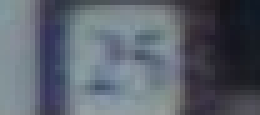
#> input picture Samples/3.png, 52 x 23 px (shown 5 times larger)
$ python mser_plot.py   (older library calls are emulated)
#> lines starting #> are read from the running program, lines starting #| are printed output that depends on the picture
#-*- coding: utf-8 -*-

import cv2
import numpy as np
from matplotlib import pyplot as plt


img = cv2.imread("Samples//3.png")
#> img is the input picture: shape (23, 52, 3); mean B, G, R 108.9, 98.3, 91.1
gray = cv2.cvtColor(img, cv2.COLOR_BGR2GRAY)
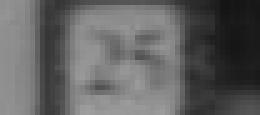
#> gray: shape (23, 52) (shown 5 times larger); min 20, max 158, mean 97.4

#> (the run stopped early here; a loop or call above may not have finished)

$ run again, with Samples/1.png copied over Samples/3.png
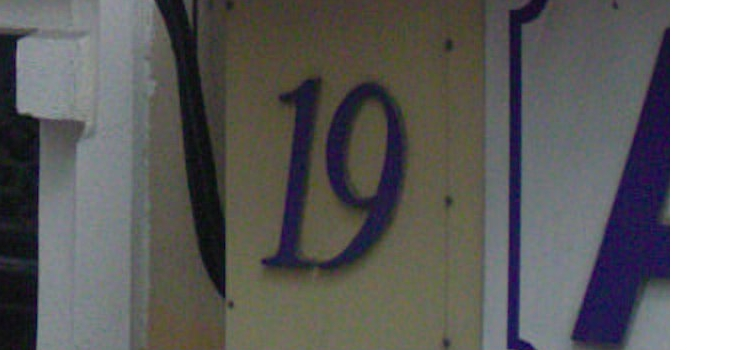
#> input picture Samples/1.png, 741 x 350 px
#> img is the input picture: shape (350, 741, 3); mean B, G, R 99.7, 100.7, 101.4
#> `gray = cv2.cvtColor(img, cv2.COLOR_BGR2GRAY)`:
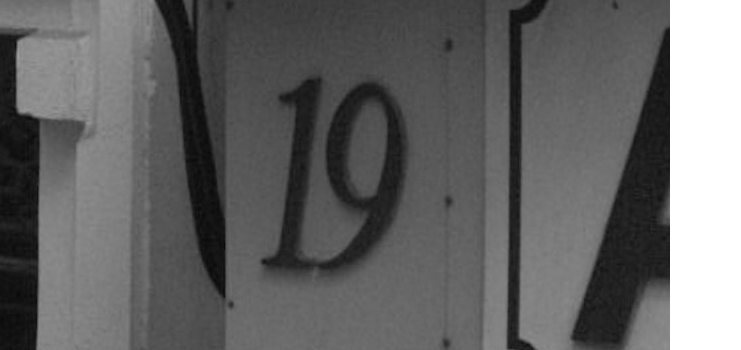
#> gray: shape (350, 741); min 8, max 255, mean 100.8

$ run again, with Samples/10.png copied over Samples/3.png
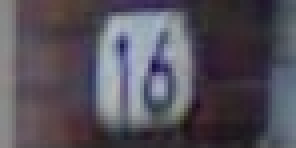
#> input picture Samples/10.png, 74 x 37 px (shown 4 times larger)
#> img is the input picture: shape (37, 74, 3); mean B, G, R 90, 80, 84.6
#> `gray = cv2.cvtColor(img, cv2.COLOR_BGR2GRAY)`:
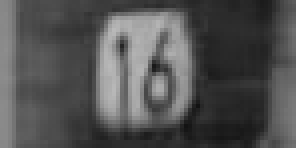
#> gray: shape (37, 74) (shown 4 times larger); min 18, max 185, mean 82.5
